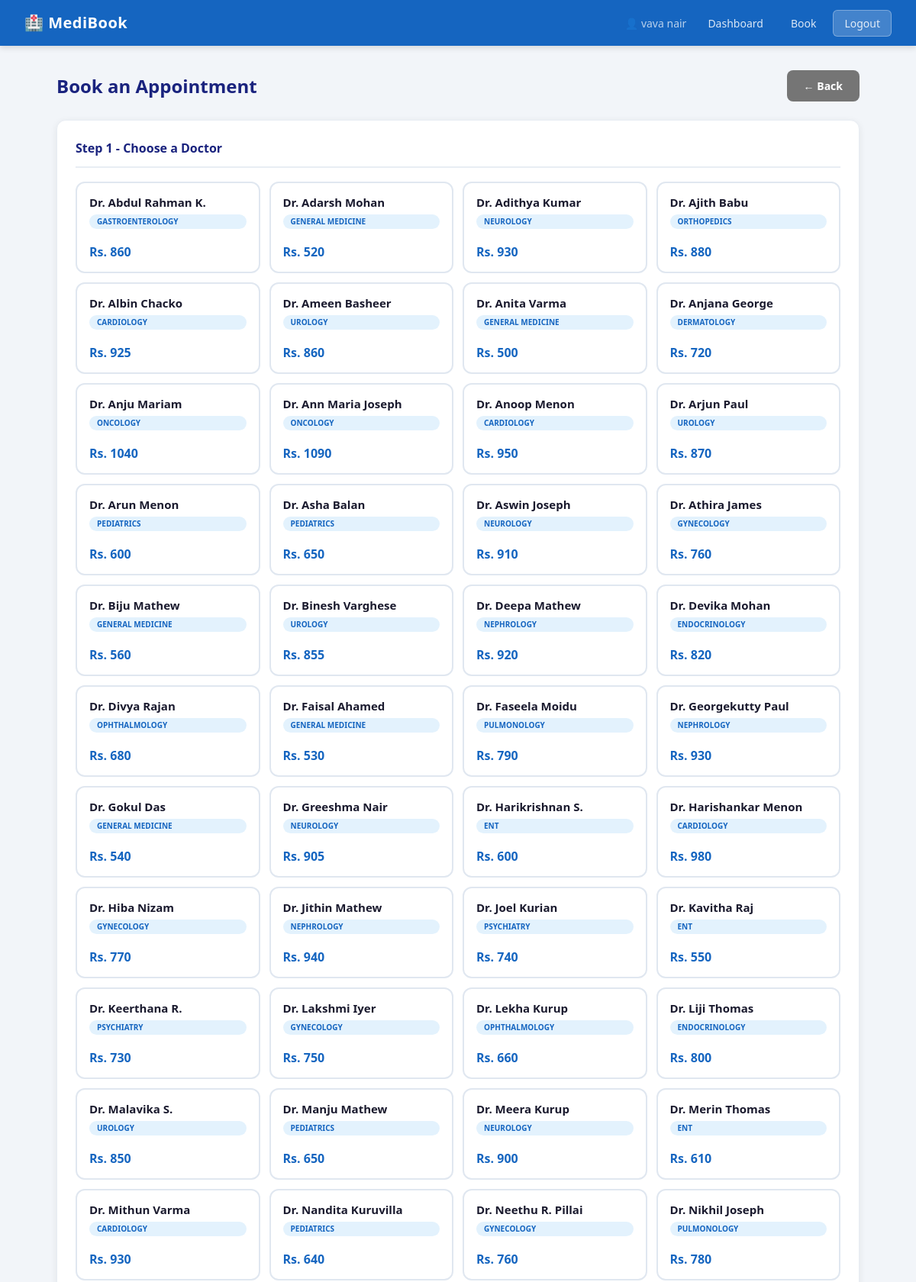
Page /book (signed in, upper part) on the committed database.
### app.py (models this page shows)
class Doctor(db.Model):
    id              = db.Column(db.Integer, primary_key=True)
    name            = db.Column(db.String(100), nullable=False)
    specialty       = db.Column(db.String(100))
    fee             = db.Column(db.Integer, default=500)
    hospital        = db.Column(db.String(150), default="MediBook General Hospital")
    city            = db.Column(db.String(100), default="Chennai")
    experience      = db.Column(db.Integer, default=5)
    bio             = db.Column(db.String(400), default="Experienced specialist committed to patient-centered care.")
    portal_password = db.Column(db.String(200), default="")
    appointments    = db.relationship("Appointment", backref="doctor", lazy=True)

### app.py (the view, shortened to what this page needs)
@app.route("/book", methods=["GET", "POST"])
def book():
    if session.get("role") != "user":
        return redirect(url_for("login"))
    doctors    = Doctor.query.order_by(Doctor.name).all()
    today      = date.today().isoformat()
    preselect  = request.values.get("doc", "").strip()
    back_url   = get_safe_back_url("patient_dashboard")
    sel_doctor = next((d for d in doctors if str(d.id) == preselect), None)
    if not sel_doctor:
        preselect = ""
    def render_book(**extra):
        return render_template("book.html", doctors=doctors, today=today,
                               preselect_id=preselect, back_url=back_url,
                               selected_doctor=sel_doctor, **extra)
    return render_book()

### app.py (called while the page is built)
def get_safe_back_url(default_endpoint):
    fallback = url_for(default_endpoint)
    ref = request.referrer
    if not ref:
        return fallback
    try:
        ref_url = urlparse(ref)
        cur_url = urlparse(request.base_url)
        if ref_url.netloc != cur_url.netloc or ref_url.path == cur_url.path:
            return fallback
        return ref
    except ValueError:
        return fallback

### templates/book.html (shortened to what this page needs)
{% extends "layout.html" %}
{% block content %}
<div class="container">
    <div class="page-header">
        <h1>Book an Appointment</h1>
        <a href="{{ back_url }}" class="btn btn-gray back-btn" onclick="return goBack(event);">
            <span aria-hidden="true">&larr;</span>
            <span>Back</span>
        </a>
    </div>
    <form method="POST" action="{{ url_for('book') }}" id="book-form">
        {% if not preselect_id %}
        <div class="card" id="step1">
            <div class="card-title">Step 1 - Choose a Doctor</div>
            <div class="doctor-grid">
                {% for doc in doctors %}
                <label class="doctor-option{% if preselect_id and doc.id|string == preselect_id %} preselected{% endif %}"
                       for="doc{{ doc.id }}">
                    <div class="doctor-option-inner">
                        <div class="option-name">{{ doc.name }}</div>
                        <div class="option-spec">{{ doc.specialty }}</div>
                        <div class="option-fee">Rs. {{ doc.fee }}</div>
                    </div>
                </label>
                {% endfor %}
            </div>
        </div>
        {% endif %}
    </form>
</div>
{% endblock %}

### static/style.css (style rules this page uses)
* { margin: 0; padding: 0; box-sizing: border-box; }
body { font-family: 'Segoe UI', Arial, sans-serif; background: #f2f5f9; color: #333; font-size: 15px; line-height: 1.5; }
a { color: #1565c0; text-decoration: none; }
.container { max-width: 1100px; margin: 32px auto; padding: 0 24px; }
.page-header { display: flex; justify-content: space-between; align-items: center; gap: 16px; flex-wrap: wrap; margin-bottom: 24px; }
.page-header h1 { font-size: 24px; color: #1a237e; }
.page-header .btn { flex-shrink: 0; }
.back-btn { display: inline-flex; align-items: center; gap: 8px; white-space: nowrap; }
.card { background: white; border-radius: 12px; padding: 24px; margin-bottom: 20px; box-shadow: 0 2px 10px rgba(0,0,0,0.07); border: 1px solid #e8edf3; }
.card-title { font-size: 16px; font-weight: 700; color: #1a237e; margin-bottom: 18px; padding-bottom: 12px; border-bottom: 2px solid #e8edf3; }
.btn { display: inline-block; padding: 10px 22px; border-radius: 8px; border: none; font-size: 14px; font-weight: 600; cursor: pointer; text-decoration: none; font-family: inherit; transition: opacity 0.2s, transform 0.1s; }
.btn-gray { background: #757575; color: white; }
.doctor-grid { display: grid; grid-template-columns: repeat(3, 1fr); gap: 14px; }
.doctor-option { display: block; cursor: pointer; }
.doctor-option-inner { border: 2px solid #e0e0e0; border-radius: 10px; padding: 16px; text-align: center; transition: border-color 0.2s, background 0.2s; }
.option-name { font-weight: 700; font-size: 13px; margin-bottom: 4px; }
.option-spec { font-size: 12px; color: #888; }
.option-fee { font-size: 13px; font-weight: 700; color: #388e3c; margin-top: 6px; }
.doctor-grid { display: grid; grid-template-columns: repeat(auto-fill, minmax(200px, 1fr)); gap: 12px; }
.doctor-option { cursor: pointer; }
.doctor-option-inner { border: 2px solid #e0e7f0; border-radius: 12px; padding: 14px 16px; transition: border-color 0.2s, background 0.2s, box-shadow 0.2s; background: white; text-align: left; min-height: 120px; display: flex; flex-direction: column; justify-content: space-between; }
.option-name { font-weight: 700; font-size: 15px; color: #1a1a2e; margin-bottom: 4px; }
.option-spec { display: inline-block; background: #e3f2fd; color: #1565c0; font-size: 10px; font-weight: 600; padding: 2px 10px; border-radius: 20px; text-transform: uppercase; margin-bottom: 10px; }
.option-fee { font-size: 16px; font-weight: 800; color: #1565c0; margin-top: auto; }

### rows in the picture
Doctor: name "Dr. Abdul Rahman K.", specialty "GASTROENTEROLOGY", fee "860"
Doctor: name "Dr. Adarsh Mohan", specialty "GENERAL MEDICINE", fee "520"
Doctor: name "Dr. Adithya Kumar", specialty "NEUROLOGY", fee "930"
Doctor: name "Dr. Ajith Babu", specialty "ORTHOPEDICS", fee "880"
Doctor: name "Dr. Albin Chacko", specialty "CARDIOLOGY", fee "925"
Doctor: name "Dr. Ameen Basheer", specialty "UROLOGY", fee "860"
Doctor: name "Dr. Anita Varma", specialty "GENERAL MEDICINE", fee "500"
Doctor: name "Dr. Anjana George", specialty "DERMATOLOGY", fee "720"
Doctor: name "Dr. Anju Mariam", specialty "ONCOLOGY", fee "1040"
Doctor: name "Dr. Ann Maria Joseph", specialty "ONCOLOGY", fee "1090"
Doctor: name "Dr. Anoop Menon", specialty "CARDIOLOGY", fee "950"
Doctor: name "Dr. Arjun Paul", specialty "UROLOGY", fee "870"
Doctor: name "Dr. Arun Menon", specialty "PEDIATRICS", fee "600"
Doctor: name "Dr. Asha Balan", specialty "PEDIATRICS", fee "650"
Doctor: name "Dr. Aswin Joseph", specialty "NEUROLOGY", fee "910"
Doctor: name "Dr. Athira James", specialty "GYNECOLOGY", fee "760"
Doctor: name "Dr. Biju Mathew", specialty "GENERAL MEDICINE", fee "560"
Doctor: name "Dr. Binesh Varghese", specialty "UROLOGY", fee "855"
Doctor: name "Dr. Deepa Mathew", specialty "NEPHROLOGY", fee "920"
Doctor: name "Dr. Devika Mohan", specialty "ENDOCRINOLOGY", fee "820"
Doctor: name "Dr. Divya Rajan", specialty "OPHTHALMOLOGY", fee "680"
Doctor: name "Dr. Faisal Ahamed", specialty "GENERAL MEDICINE", fee "530"
Doctor: name "Dr. Faseela Moidu", specialty "PULMONOLOGY", fee "790"
Doctor: name "Dr. Georgekutty Paul", specialty "NEPHROLOGY", fee "930"
Doctor: name "Dr. Gokul Das", specialty "GENERAL MEDICINE", fee "540"
Doctor: name "Dr. Greeshma Nair", specialty "NEUROLOGY", fee "905"
Doctor: name "Dr. Harikrishnan S.", specialty "ENT", fee "600"
Doctor: name "Dr. Harishankar Menon", specialty "CARDIOLOGY", fee "980"
Doctor: name "Dr. Hiba Nizam", specialty "GYNECOLOGY", fee "770"
Doctor: name "Dr. Jithin Mathew", specialty "NEPHROLOGY", fee "940"
Doctor: name "Dr. Joel Kurian", specialty "PSYCHIATRY", fee "740"
Doctor: name "Dr. Kavitha Raj", specialty "ENT", fee "550"
Doctor: name "Dr. Keerthana R.", specialty "PSYCHIATRY", fee "730"
Doctor: name "Dr. Lakshmi Iyer", specialty "GYNECOLOGY", fee "750"
Doctor: name "Dr. Lekha Kurup", specialty "OPHTHALMOLOGY", fee "660"
Doctor: name "Dr. Liji Thomas", specialty "ENDOCRINOLOGY", fee "800"
Doctor: name "Dr. Malavika S.", specialty "UROLOGY", fee "850"
Doctor: name "Dr. Manju Mathew", specialty "PEDIATRICS", fee "650"
Doctor: name "Dr. Meera Kurup", specialty "NEUROLOGY", fee "900"
Doctor: name "Dr. Merin Thomas", specialty "ENT", fee "610"
Doctor: name "Dr. Mithun Varma", specialty "CARDIOLOGY", fee "930"
Doctor: name "Dr. Nandita Kuruvilla", specialty "PEDIATRICS", fee "640"
Doctor: name "Dr. Neethu R. Pillai", specialty "GYNECOLOGY", fee "760"
Doctor: name "Dr. Nikhil Joseph", specialty "PULMONOLOGY", fee "780"

### other values in the picture
{{ session.name }} "vava nair"
